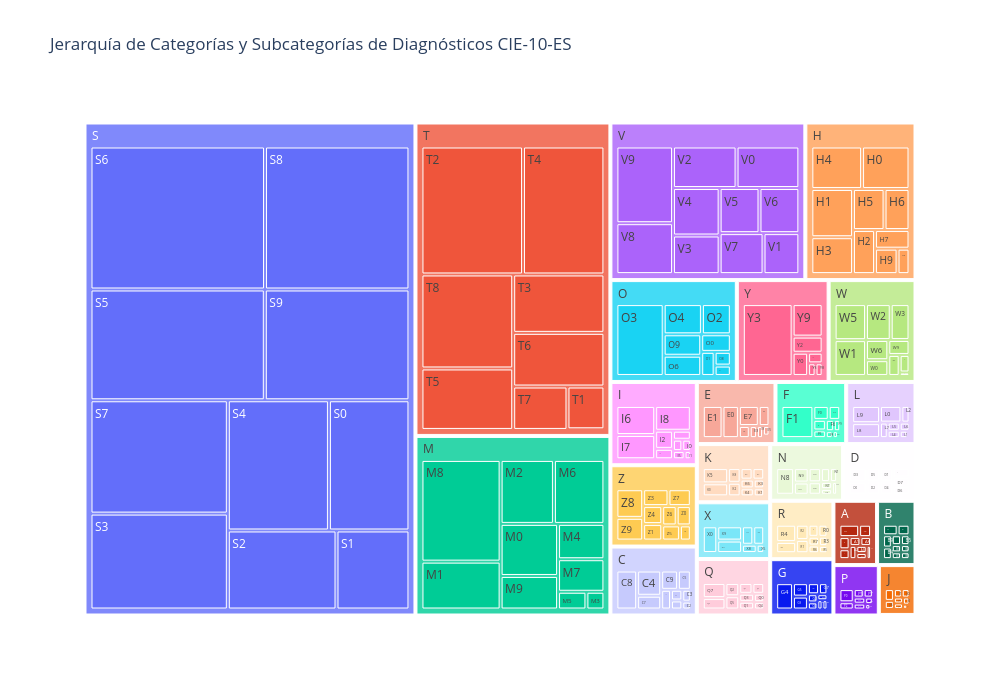

Notebook code for this chart:
### Markdown cell above
## 5. Visualización de Datos

En esta sección, crearemos visualizaciones adicionales para entender mejor los datos y sus relaciones.

### Code cell
# Crear visualizaciones más avanzadas
def crear_visualizaciones_avanzadas():
    print("Visualizaciones Avanzadas de los Datos")
    print("=" * 50)

    # 1. Visualización de la jerarquía de categorías de diagnósticos
    if 'code' in df_diagnosticos.columns:
        # Extraer categoría y subcategoría
        df_diagnosticos['categoria'] = df_diagnosticos['code'].str[0]
        df_diagnosticos['subcategoria'] = df_diagnosticos['code'].str[:2]

        # Preparar datos para treemap
        cat_counts = df_diagnosticos['categoria'].value_counts().reset_index()
        cat_counts.columns = ['categoria', 'conteo']

        subcat_counts = df_diagnosticos.groupby(['categoria', 'subcategoria']).size().reset_index()
        subcat_counts.columns = ['categoria', 'subcategoria', 'conteo']

        print("\nVisualizando jerarquía de categorías de diagnósticos (Treemap):")

        # Crear el treemap usando plotly
        fig = px.treemap(
            subcat_counts,
            path=['categoria', 'subcategoria'],
            values='conteo',
            title='Jerarquía de Categorías y Subcategorías de Diagnósticos CIE-10-ES'
        )
        fig.update_layout(width=1000, height=700)
        fig.show()

    # 2. Visualización comparativa de tamaños de datasets
    print("\nVisualizando comparación de tamaños de los datasets:")

    sizes = {
        'Diagnósticos CIE-10': df_diagnosticos.shape[0],
        'Procedimientos CIE-10': df_procedimientos.shape[0],
        'Químicos CIE-10': df_quimicos.shape[0],
        'CODIESP Train': dfs_codiesp.get('train', pd.DataFrame()).shape[0],
        'CODIESP Test': dfs_codiesp.get('test', pd.DataFrame()).shape[0],
        'CODIESP Validation': dfs_codiesp.get('validation', pd.DataFrame()).shape[0]
    }

    # Crear el gráfico de barras
    plt.figure(figsize=(14, 8))
    plt.bar(sizes.keys(), sizes.values())
    plt.title('Comparación de Tamaños de los Datasets (Escala Normal)')
    plt.xlabel('Dataset')
    plt.ylabel('Número de Registros')
    plt.xticks(rotation=45)
    plt.grid(axis='y', linestyle='--', alpha=0.7)
    plt.tight_layout()
    plt.show()

    # Escala logarítmica para mejor visualización de las diferencias
    plt.figure(figsize=(14, 8))
    plt.bar(sizes.keys(), sizes.values())
    plt.yscale('log')
    plt.title('Comparación de Tamaños de los Datasets (Escala Logarítmica)')
    plt.xlabel('Dataset')
    plt.ylabel('Número de Registros (log)')
    plt.xticks(rotation=45)
    plt.grid(axis='y', linestyle='--', alpha=0.7)
    plt.tight_layout()
    plt.show()

    # 3. Visualización de la distribución de longitudes de texto/descripciones
    print("\nVisualizando distribución de longitudes de texto y descripciones:")

    longitudes = {}

    # Longitudes de descripción en datasets CIE-10
    if 'description' in df_diagnosticos.columns:
        longitudes['Descrip. Diagnósticos'] = df_diagnosticos['description'].str.len()

    if 'description' in df_procedimientos.columns:
        longitudes['Descrip. Procedimientos'] = df_procedimientos['description'].str.len()

    if 'description' in df_quimicos.columns:
        longitudes['Descrip. Químicos'] = df_quimicos['description'].str.len()

    # Longitudes de texto en CODIESP
    for nombre, df in dfs_codiesp.items():
        if 'text' in df.columns:
            longitudes[f'Texto CODIESP {nombre}'] = df['text'].str.len()

    # Crear visualización comparativa de densidades
    plt.figure(figsize=(14, 8))
    for nombre, valores in longitudes.items():
        if len(valores) > 0:
            sns.kdeplot(valores, label=nombre)

    plt.title('Comparación de Distribuciones de Longitud de Texto y Descripciones')
    plt.xlabel('Longitud (caracteres)')
    plt.ylabel('Densidad')
    plt.legend()
    plt.grid(linestyle='--', alpha=0.7)
    plt.tight_layout()
    plt.show()

# Ejecutar función de visualizaciones avanzadas
crear_visualizaciones_avanzadas()

### Figure 1 — Plotly figure (JSON) as saved in the notebook; plotly's stock layout.template omitted (floating-point values rounded to 4 significant figures; data arrays with more than 128 entries replaced by an {"elided": "..."} marker saying what was removed)
{"data": [{"branchvalues": "total", "domain": {"x": [0, 1], "y": [0, 1]}, "hovertemplate": "labels=%{label}<br>conteo=%{value}<br>parent=%{parent}<br>id=%{id}<extra></extra>", "ids": {"elided": "265 str values"}, "labels": {"elided": "265 str values"}, "name": "", "parents": {"elided": "265 str values"}, "type": "treemap", "values": {"elided": "265 float values"}}], "layout": {"height": 700, "legend": {"tracegroupgap": 0}, "title": {"text": "Jerarquía de Categorías y Subcategorías de Diagnósticos CIE-10-ES"}, "width": 1000}}
